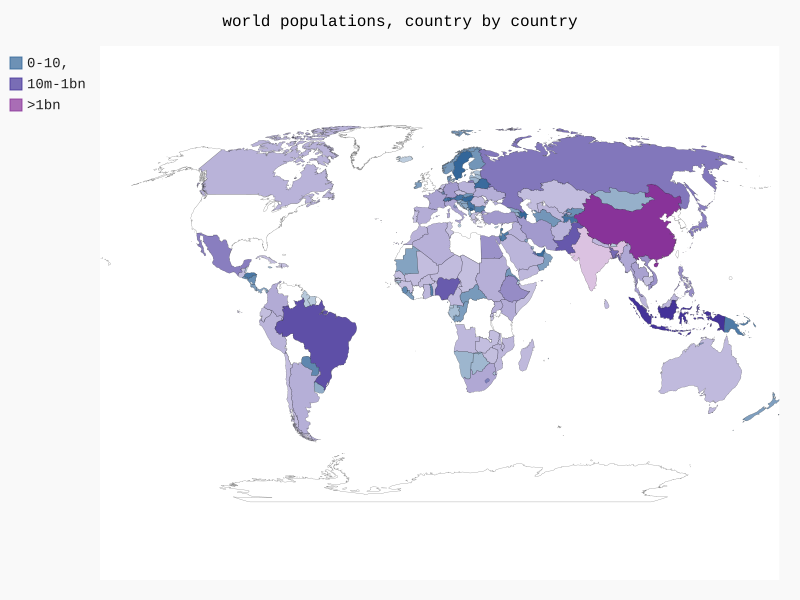

This chart was generated by the following Python code:
import json
import pygal
from pygal import style
from pygal.style import RotateStyle
from pygal.style import LightColorizedStyle
from country_codes import get_country_code


filename = 'worldpopulation.json'
with open(filename) as f:
    pop_data = json.load(f)

# Build a dictionary of population data.
cc_populations = {}

for pop_dict in pop_data:

    country_name = pop_dict['country']
    population = int(float(pop_dict['population']))

    code = get_country_code(country_name)
    if code:
        # print(code + " " + str(population))
        cc_populations[code] = population

    elif country_name == 'Iran':
        cc_populations['ir'] = population

    elif country_name == 'Russia':
        cc_populations['ru'] = population
    
    else:
        print("ERROR" +" "+  country_name)

# group countries into 3 population levels.

cc_pops_1, cc_pops_2, cc_pops_3 = {},{},{}
for cc, pop in cc_populations.items():
    # print(cc,pop)
    if pop < 10000000:
        cc_pops_1[cc] = pop
    elif pop < 1000000000:
        cc_pops_2[cc] = pop
    else:
        cc_pops_3[cc] = pop

print(len(cc_pops_1), len(cc_pops_2), len(cc_pops_3))

wm = pygal.maps.world.World()

# change color style    with hex format
wm_style = RotateStyle('#336699')
wm = pygal.maps.world.World(style = wm_style)

wm.title = "world populations, country by country"
wm.add( '0-10,',cc_pops_1)
wm.add('10m-1bn', cc_pops_2)
wm.add('>1bn', cc_pops_3)

wm.render_to_file('world_pop.svg')
    
